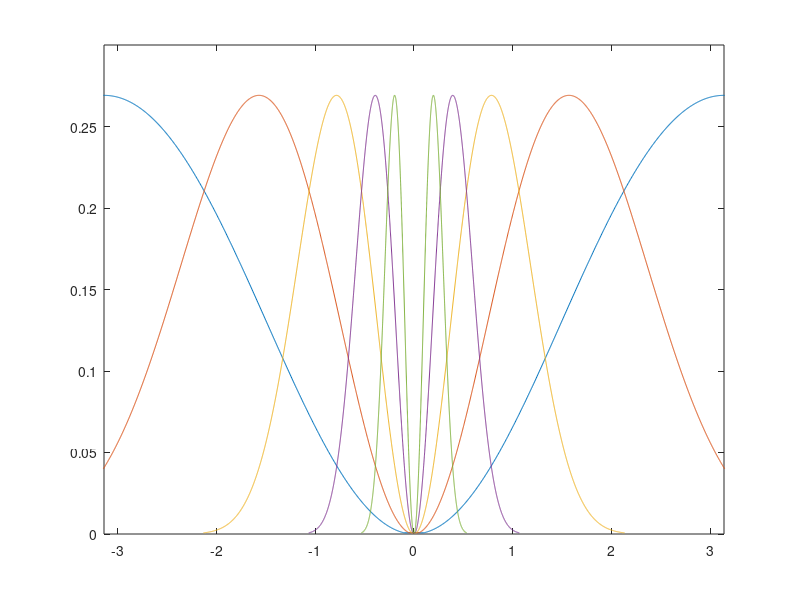

Write MATLAB code to recreate this figure.
% caption
fprintf('\n');
disp('Figure 5.4')
disp('The dyadic wavelet is a quadratic spline with one vanishing moment.')
disp('These graphs display the modulus square of its Fourier transform')
disp('dilated by 2^j for 0<j<6.') 

close all;
clear i;
clear hatpsi;
N = 4096;
M = 10;
omega = ((1:N)/N -.5) * 2 * M;
hatpsi(1:N/2-1) = -i.*omega(1:N/2-1)./4.*exp(-i.*omega(1:N/2-1)./2).*(sin(omega(1:N/2-1)./4)./(omega(1:N/2-1)./4)).^4;
hatpsi(N/2) = 0;
hatpsi(N/2+1:N) = -i.*omega(N/2+1:N)./4.*exp(-i.*omega(N/2+1:N)./2).*(sin(omega(N/2+1:N)./4)./(omega(N/2+1:N)./4)).^4;
supp1 = find(abs(hatpsi) > max(abs(hatpsi)) ./20);
omax = max(omega(find(abs(hatpsi) == max(abs(hatpsi)))));
omega = omega .*pi./omax;
figure(1);clf
plot(omega(supp1),abs(hatpsi(supp1)).^2)
hold on
plot(omega(supp1)./2,abs(hatpsi(supp1)).^2);
hold on
plot(omega(supp1)./4,abs(hatpsi(supp1)).^2);
hold on
plot(omega(supp1)./8,abs(hatpsi(supp1)).^2);
hold on
plot(omega(supp1)./16,abs(hatpsi(supp1)).^2);
axis([-pi pi 0 0.3]);

% Written by Maureen Clerc and Jerome Kalifa, 1997
% clerc@cmapx.polytechnique.fr, kalifa@cmapx.polytechnique.fr

    
    
%   
% Part of WaveLab Version 802
% Built Sunday, October 3, 1999 8:52:27 AM
% This is Copyrighted Material
% For Copying permissions see COPYING.m
% Comments? e-mail wavelab@stat.stanford.edu
%   
    
